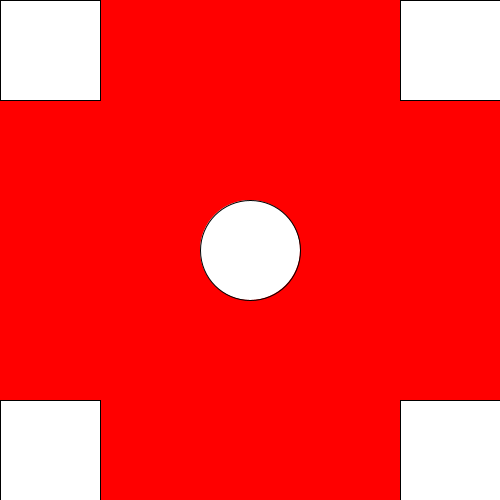
Frame 1 (no input)
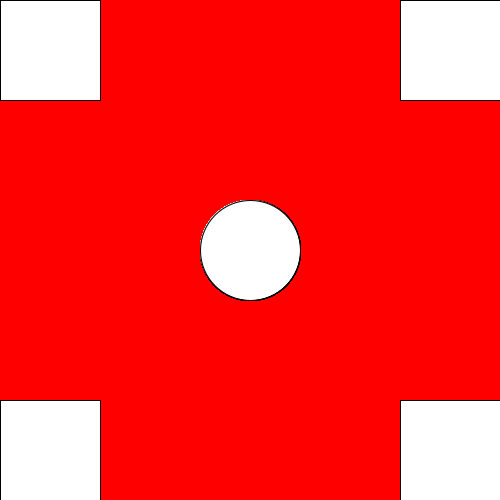
Frame 60 (the mouse pressed at the canvas centre just before this capture)
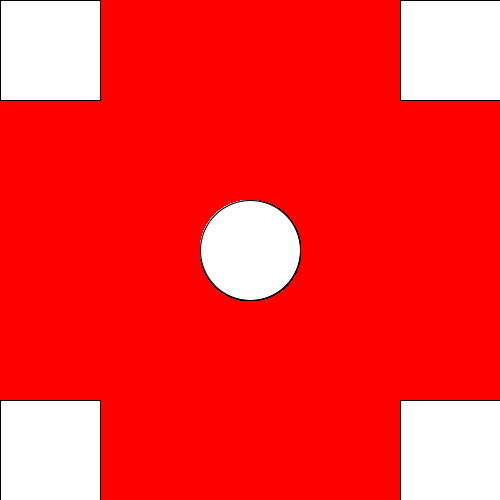
Frame 120 (the mouse held since frame 60 and released just before this capture)

The Processing sketch that drew these frames (run headless with seeded random() and noise(); from frame 60 on, the mouse is pressed at the canvas centre):

// Processing sketch: sini
// ── sini.pde

void setup()
{

size(500,500);
//background(0,255,0);
background(255,0,0);
//backgroup(
}

void draw()
{

rect(0,0,100,100);
rect(400,0,100,100);
rect(0,400,100,100);
rect(400,400,100,100);
ellipse(250,250,100,100);

}
